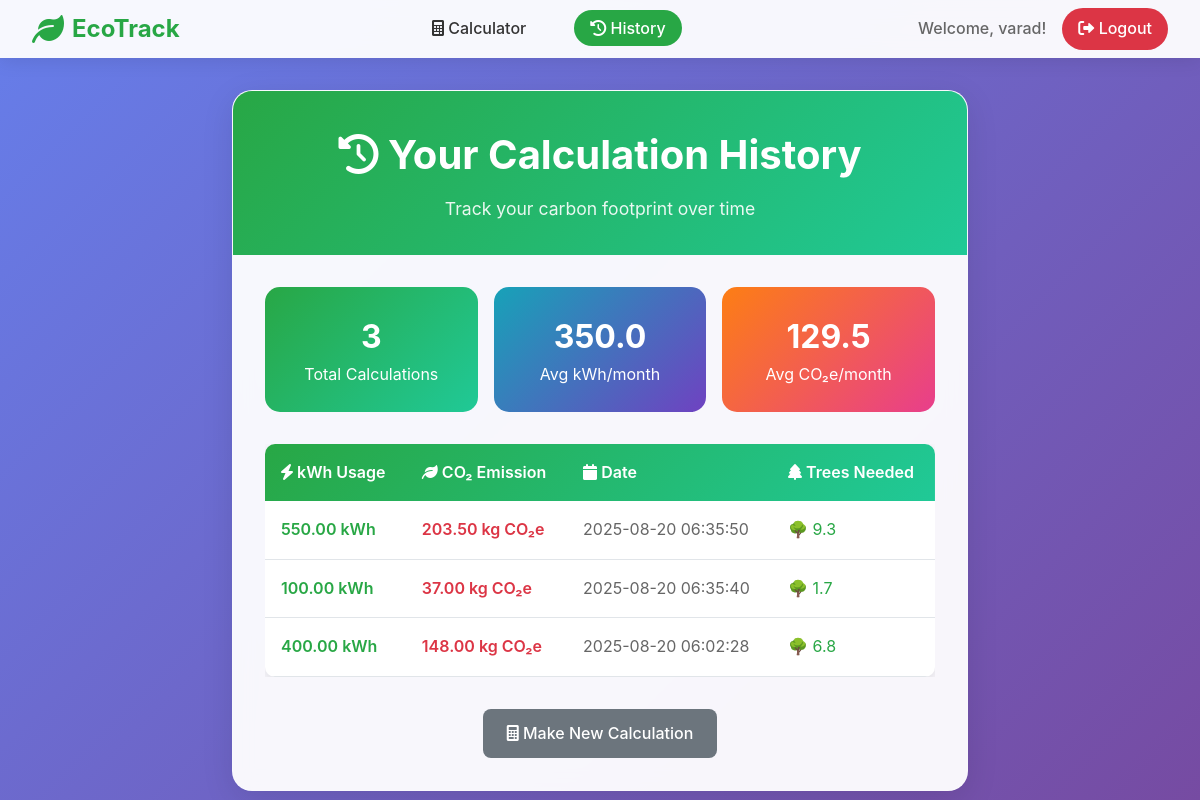
Screenshot of /history (signed in) with the database file from the repository.
### tables this page shows
CREATE TABLE calculations (
            id INTEGER PRIMARY KEY AUTOINCREMENT,
            user_id INTEGER,
            kwh_input REAL NOT NULL,
            co2_result REAL NOT NULL,
            calculated_at TIMESTAMP DEFAULT CURRENT_TIMESTAMP,
            FOREIGN KEY (user_id) REFERENCES users (id)
        );

### app.py (the view)
@app.route('/history')
def history():
    if 'user_id' not in session:
        return redirect(url_for('login'))
    try:
        conn = get_db_connection()
        cursor = conn.cursor()
        cursor.execute('''
            SELECT kwh_input, co2_result, calculated_at
            FROM calculations
            WHERE user_id = ?
            ORDER BY calculated_at DESC
            LIMIT 50
        ''', (session['user_id'],))
        calculations = cursor.fetchall()
        conn.close()
        return render_template('history.html', calculations=calculations)
    except Exception as e:
        logger.error(f"History retrieval error: {e}")
        flash('Error retrieving calculation history.', 'error')
        return redirect(url_for('calculator'))

### app.py (called while the page is built)
def _get_database_uri():
    return app.config.get('DATABASE', DATABASE)

def _connect_db():
    db_uri = _get_database_uri()
    use_uri = isinstance(db_uri, str) and db_uri.startswith('file:')
    conn = sqlite3.connect(db_uri, uri=use_uri)
    return conn

def get_db_connection():
    conn = _connect_db()
    conn.row_factory = sqlite3.Row
    return conn

### templates/history.html (shortened to what this page needs)
{% extends "base.html" %}
{% block content %}
<div class="card">
    <div class="card-header">
        <h1><i class="fas fa-history"></i> Your Calculation History</h1>
        <p>Track your carbon footprint over time</p>
    </div>
    <div class="card-body">
        {% if calculations %}
        <div style="margin-bottom: 2rem;">
            {% set total_calculations = calculations|length %}
            {% set total_kwh = calculations|sum(attribute='kwh_input') %}
            {% set total_co2 = calculations|sum(attribute='co2_result') %}
            {% set avg_kwh = (total_kwh / total_calculations)|round(2) %}
            {% set avg_co2 = (total_co2 / total_calculations)|round(2) %}
            <div style="display: grid; grid-template-columns: repeat(auto-fit, minmax(200px, 1fr)); gap: 1rem; margin-bottom: 2rem;">
                <div style="background: linear-gradient(135deg, #28a745, #20c997); color: white; padding: 1.5rem; border-radius: 15px; text-align: center;">
                    <div style="font-size: 2rem; font-weight: bold;">{{ total_calculations }}</div>
                    <div>Total Calculations</div>
                </div>
                <div style="background: linear-gradient(135deg, #17a2b8, #6f42c1); color: white; padding: 1.5rem; border-radius: 15px; text-align: center;">
                    <div style="font-size: 2rem; font-weight: bold;">{{ avg_kwh }}</div>
                    <div>Avg kWh/month</div>
                </div>
                <div style="background: linear-gradient(135deg, #fd7e14, #e83e8c); color: white; padding: 1.5rem; border-radius: 15px; text-align: center;">
                    <div style="font-size: 2rem; font-weight: bold;">{{ avg_co2 }}</div>
                    <div>Avg CO₂e/month</div>
                </div>
            </div>
        </div>
        <div style="overflow-x: auto;">
            <table style="width: 100%; border-collapse: collapse; background: white; border-radius: 10px; overflow: hidden; box-shadow: 0 4px 12px rgba(0,0,0,0.1);">
                <thead>
                    <tr style="background: linear-gradient(135deg, #28a745, #20c997); color: white;">
                        <th style="padding: 1rem; text-align: left; font-weight: 600;">
                            <i class="fas fa-bolt"></i> kWh Usage
                        </th>
                        <th style="padding: 1rem; text-align: left; font-weight: 600;">
                            <i class="fas fa-leaf"></i> CO₂ Emission
                        </th>
                        <th style="padding: 1rem; text-align: left; font-weight: 600;">
                            <i class="fas fa-calendar"></i> Date
                        </th>
                        <th style="padding: 1rem; text-align: left; font-weight: 600;">
                            <i class="fas fa-tree"></i> Trees Needed
                        </th>
                    </tr>
                </thead>
                <tbody>
                    {% for calc in calculations %}
                    <tr style="border-bottom: 1px solid #e1e5e9; transition: background-color 0.2s;">
                        <td style="padding: 1rem; font-weight: 600; color: #28a745;">
                            {{ "%.2f"|format(calc.kwh_input) }} kWh
                        </td>
                        <td style="padding: 1rem; font-weight: 600; color: #dc3545;">
                            {{ "%.2f"|format(calc.co2_result) }} kg CO₂e
                        </td>
                        <td style="padding: 1rem; color: #666;">
                            {{ calc.calculated_at[:19] }}
                        </td>
                        <td style="padding: 1rem; color: #28a745;">
                            🌳 {{ "%.1f"|format(calc.co2_result / 21.77) }}
                        </td>
                    </tr>
                    {% endfor %}
                </tbody>
            </table>
        </div>
        <div style="margin-top: 2rem; text-align: center;">
            <a href="{{ url_for('calculator') }}" class="btn-secondary">
                <i class="fas fa-calculator"></i> Make New Calculation
            </a>
        </div>
        {% endif %}
    </div>
</div>
{% endblock %}

### templates/base.html (shortened to what this page needs)
<!DOCTYPE html>
<html lang="en">
<head>
    <link href="https://cdnjs.cloudflare.com/ajax/libs/font-awesome/6.0.0/css/all.min.css" rel="stylesheet">
</head>
<body>
    <nav class="navbar">
        <div class="nav-container">
            <a href="{{ url_for('calculator') if session.get('user_id') else url_for('login') }}" class="logo">
                <i class="fas fa-leaf"></i>
                EcoTrack
            </a>
            {% if session.get('user_id') %}
            <ul class="nav-links">
                <li><a href="{{ url_for('calculator') }}" class="{{ 'active' if request.endpoint == 'calculator' }}">
                    <i class="fas fa-calculator"></i> Calculator
                </a></li>
                <li><a href="{{ url_for('history') }}" class="{{ 'active' if request.endpoint == 'history' }}">
                    <i class="fas fa-history"></i> History
                </a></li>
            </ul>
            <div class="user-info">
                <span class="welcome-text">Welcome, {{ session.get('username') }}!</span>
                <a href="{{ url_for('logout') }}" class="btn-logout">
                    <i class="fas fa-sign-out-alt"></i> Logout
                </a>
            </div>
            {% endif %}
        </div>
    </nav>
    <main class="main-content">
        {% block content %}{% endblock %}
    </main>
</body>
</html>

### templates/base.html (style rules this page uses)
* { margin: 0; padding: 0; box-sizing: border-box; }
body { font-family: -apple-system, BlinkMacSystemFont, 'Segoe UI', Roboto, sans-serif; line-height: 1.6; color: #333; background: linear-gradient(135deg, #667eea 0%, #764ba2 100%); min-height: 100vh; }
.navbar { background: rgba(255, 255, 255, 0.95); backdrop-filter: blur(10px); box-shadow: 0 2px 20px rgba(0, 0, 0, 0.1); position: sticky; top: 0; z-index: 1000; padding: 0.5rem 0; }
.nav-container { max-width: 1200px; margin: 0 auto; display: flex; justify-content: space-between; align-items: center; padding: 0 2rem; }
.logo { display: flex; align-items: center; font-size: 1.5rem; font-weight: bold; color: #28a745; text-decoration: none; }
.logo i { margin-right: 0.5rem; font-size: 2rem; }
.nav-links { display: flex; list-style: none; gap: 2rem; align-items: center; }
.nav-links a { text-decoration: none; color: #333; font-weight: 500; padding: 0.5rem 1rem; border-radius: 25px; transition: all 0.3s ease; }
.nav-links a.active { background: #28a745; color: white; }
.user-info { display: flex; align-items: center; gap: 1rem; }
.welcome-text { color: #666; font-weight: 500; }
.btn-logout { background: #dc3545; color: white; padding: 0.5rem 1rem; border: none; border-radius: 25px; text-decoration: none; font-weight: 500; transition: all 0.3s ease; }
.main-content { max-width: 800px; margin: 2rem auto; padding: 0 2rem; }
.card { background: rgba(255, 255, 255, 0.95); backdrop-filter: blur(10px); border-radius: 20px; box-shadow: 0 8px 32px rgba(0, 0, 0, 0.1); border: 1px solid rgba(255, 255, 255, 0.18); overflow: hidden; margin-bottom: 2rem; }
.card-header { background: linear-gradient(135deg, #28a745, #20c997); color: white; padding: 2rem; text-align: center; }
.card-header h1 { font-size: 2.5rem; margin-bottom: 0.5rem; }
.card-header p { opacity: 0.9; font-size: 1.1rem; }
.card-body { padding: 2rem; }
.btn-secondary { display: inline-block; padding: 0.75rem 1.5rem; background: #6c757d; color: white; text-decoration: none; border-radius: 8px; font-weight: 500; transition: all 0.3s ease; text-align: center; }

### rows the page displays
calculations: kwh_input "550.00", co2_result "203.50", calculated_at "2025-08-20 06:35:50", calc.co2_result/21.77 "9.3"
calculations: kwh_input "100.00", co2_result "37.00", calculated_at "2025-08-20 06:35:40", calc.co2_result/21.77 "1.7"
calculations: kwh_input "400.00", co2_result "148.00", calculated_at "2025-08-20 06:02:28", calc.co2_result/21.77 "6.8"

### other values shown
{{ session.get('username') }} "varad"
{{ total_calculations }} "3"
{{ avg_kwh }} "350.0"
{{ avg_co2 }} "129.5"
